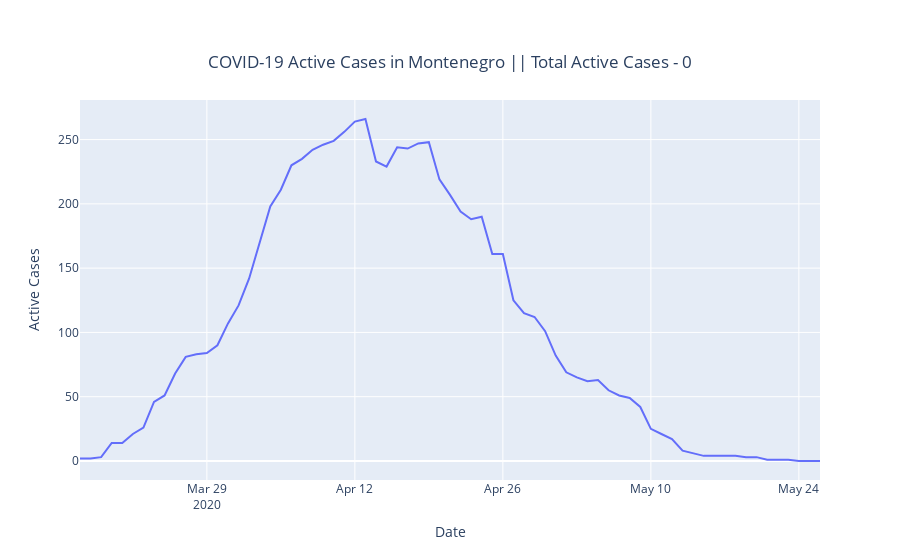

Notebook code cell kept with this figure:
### Markdown cell above
# Total Active Cases

### Code cell
x = date_objects
y = active_list
fig = go.Figure(data=go.Scatter(x=x, y=y))
yLabelTitle(fig,y)
fig.show()

### Figure 1 — Plotly figure (JSON) as saved in the notebook; plotly's stock layout.template omitted (floating-point values rounded to 4 significant figures)
{"data": [{"type": "scatter", "x": ["2020-03-17", "2020-03-18", "2020-03-19", "2020-03-20", "2020-03-21", "2020-03-22", "2020-03-23", "2020-03-24", "2020-03-25", "2020-03-26", "2020-03-27", "2020-03-28", "2020-03-29", "2020-03-30", "2020-03-31", "2020-04-01", "2020-04-02", "2020-04-03", "2020-04-04", "2020-04-05", "2020-04-06", "2020-04-07", "2020-04-08", "2020-04-09", "2020-04-10", "2020-04-11", "2020-04-12", "2020-04-13", "2020-04-14", "2020-04-15", "2020-04-16", "2020-04-17", "2020-04-18", "2020-04-19", "2020-04-20", "2020-04-21", "2020-04-22", "2020-04-23", "2020-04-24", "2020-04-25", "2020-04-26", "2020-04-27", "2020-04-28", "2020-04-29", "2020-04-30", "2020-05-01", "2020-05-02", "2020-05-03", "2020-05-04", "2020-05-05", "2020-05-06", "2020-05-07", "2020-05-08", "2020-05-09", "2020-05-10", "2020-05-11", "2020-05-12", "2020-05-13", "2020-05-14", "2020-05-15", "2020-05-16", "2020-05-17", "2020-05-18", "2020-05-19", "2020-05-20", "2020-05-21", "2020-05-22", "2020-05-23", "2020-05-24", "2020-05-25", "2020-05-26"], "y": [2, 2, 3, 14, 14, 21, 26, 46, 51, 68, 81, 83, 84, 90, 107, 121, 142, 171, 198, 211, 230, 235, 242, 246, 249, 256, 264, 266, 233, 229, 244, 243, 247, 248, 219, 207, 194, 188, 190, 161, 161, 125, 115, 112, 101, 82, 69, 65, 62, 63, 55, 51, 49, 42, 25, 21, 17, 8, 6, 4, 4, 4, 4, 3, 3, 1, 1, 1, 0, 0, 0]}], "layout": {"hovermode": "x", "title": {"text": "COVID-19 Active Cases in Montenegro || Total Active Cases - 0  ", "x": 0.5, "xanchor": "center", "y": 0.9, "yanchor": "top"}, "xaxis": {"title": {"text": "Date"}}, "yaxis": {"title": {"text": "Active Cases"}}}}
